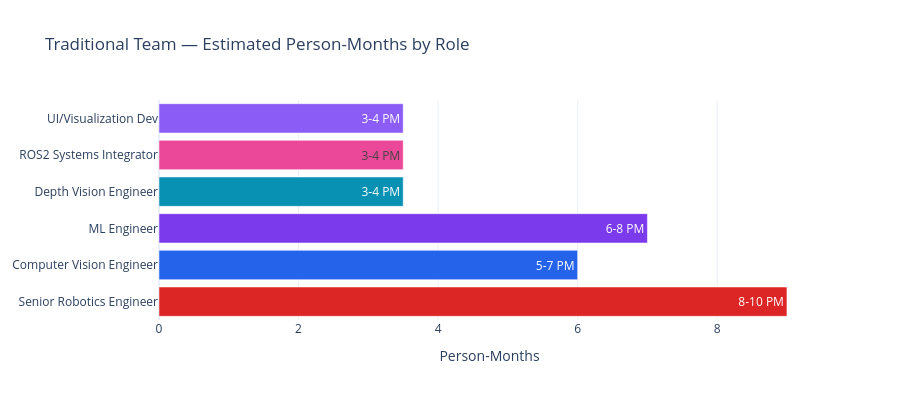

The code cell stored with this chart in its notebook:
### Code cell
# Stacked bar: traditional team composition
fig = go.Figure()
for _, row in roles_df.iterrows():
    fig.add_trace(go.Bar(
        x=[row['pm_mid']],
        y=[row['role']],
        orientation='h',
        name=row['role'],
        marker_color=row['color'],
        text=f"{row['pm_low']}-{row['pm_high']} PM",
        textposition='inside',
        hovertemplate=f"{row['role']}<br>Scope: {row['scope']}<br>LOC: {row['loc']:,}<br>Est: {row['pm_low']}-{row['pm_high']} person-months<extra></extra>"
    ))

fig.update_layout(
    title='Traditional Team — Estimated Person-Months by Role',
    xaxis_title='Person-Months',
    showlegend=False,
    height=400,
)
fig.show()

### Figure 1 — Plotly figure (JSON) as saved in the notebook; plotly's stock layout.template omitted (floating-point values rounded to 4 significant figures)
{"data": [{"hovertemplate": "Senior Robotics Engineer<br>Scope: C++ control, MoveIt2, motion planning<br>LOC: 19,447<br>Est: 8-10 person-months<extra></extra>", "marker": {"color": "#DC2626"}, "name": "Senior Robotics Engineer", "orientation": "h", "text": "8-10 PM", "textposition": "inside", "type": "bar", "x": [9], "y": ["Senior Robotics Engineer"]}, {"hovertemplate": "Computer Vision Engineer<br>Scope: CUDA pipeline, Kalman filters, tracking<br>LOC: 13,153<br>Est: 5-7 person-months<extra></extra>", "marker": {"color": "#2563EB"}, "name": "Computer Vision Engineer", "orientation": "h", "text": "5-7 PM", "textposition": "inside", "type": "bar", "x": [6], "y": ["Computer Vision Engineer"]}, {"hovertemplate": "ML Engineer<br>Scope: Training pipeline, ONNX, prediction<br>LOC: 47,979<br>Est: 6-8 person-months<extra></extra>", "marker": {"color": "#7C3AED"}, "name": "ML Engineer", "orientation": "h", "text": "6-8 PM", "textposition": "inside", "type": "bar", "x": [7], "y": ["ML Engineer"]}, {"hovertemplate": "Depth Vision Engineer<br>Scope: depth sensor integration, 3D detection<br>LOC: 7,861<br>Est: 3-4 person-months<extra></extra>", "marker": {"color": "#0891B2"}, "name": "Depth Vision Engineer", "orientation": "h", "text": "3-4 PM", "textposition": "inside", "type": "bar", "x": [3.5], "y": ["Depth Vision Engineer"]}, {"hovertemplate": "ROS2 Systems Integrator<br>Scope: Launch files, msgs, bringup, deployment<br>LOC: 6,115<br>Est: 3-4 person-months<extra></extra>", "marker": {"color": "#EC4899"}, "name": "ROS2 Systems Integrator", "orientation": "h", "text": "3-4 PM", "textposition": "inside", "type": "bar", "x": [3.5], "y": ["ROS2 Systems Integrator"]}, {"hovertemplate": "UI/Visualization Dev<br>Scope: Control center GUI, RViz, game display, game logic<br>LOC: 23,288<br>Est: 3-4 person-months<extra></extra>", "marker": {"color": "#8B5CF6"}, "name": "UI/Visualization Dev", "orientation": "h", "text": "3-4 PM", "textposition": "inside", "type": "bar", "x": [3.5], "y": ["UI/Visualization Dev"]}], "layout": {"height": 400, "showlegend": false, "title": {"text": "Traditional Team — Estimated Person-Months by Role"}, "xaxis": {"title": {"text": "Person-Months"}}}}
